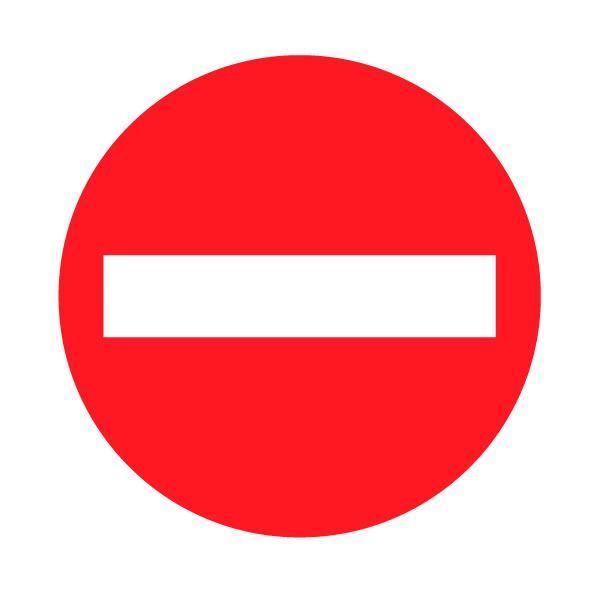
#> input picture python _geometric_shape_dedection/girilmez.jpg, 600 x 600 px
$ python geo-shape-ded.py
#> lines starting #> are read from the running program, lines starting #| are printed output that depends on the picture; after the words box and inside, x2 and y2 are one past the last pixel; in counts of white or black regions, pixels touching at a corner belong together
import cv2
import numpy as np
img = cv2.imread("girilmez.jpg")
#> img is the input picture: shape (600, 600, 3); mean B, G, R 162.4, 158.2, 254.1
img = cv2.cvtColor(img,cv2.COLOR_BGR2GRAY)
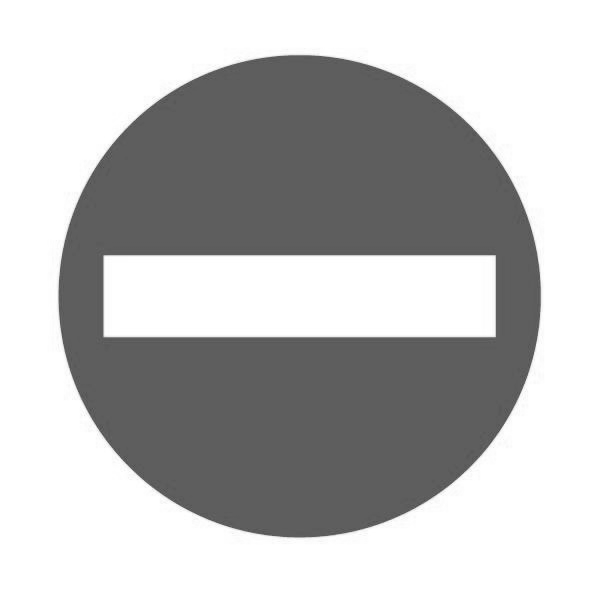
#> img: shape (600, 600); min 72, max 255, mean 187.3
ret,thrash = cv2.threshold(img,180,255,cv2.THRESH_BINARY)
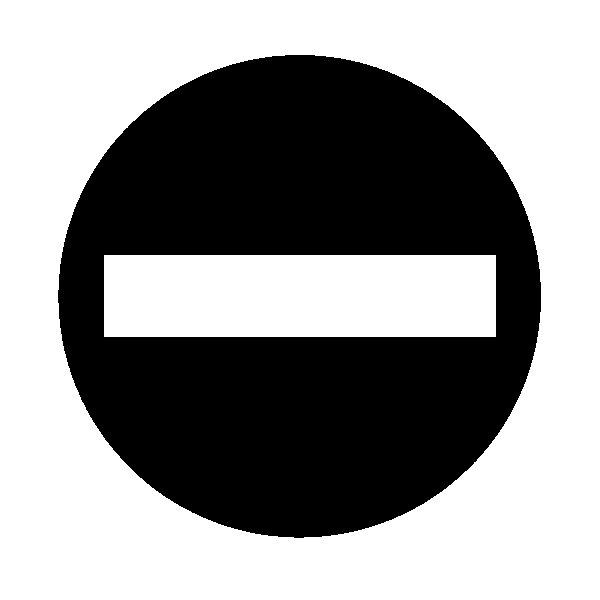
#> thrash: shape (600, 600); 58.1% white; 1 black region
contours, _ = cv2.findContours(thrash,cv2.RETR_TREE,cv2.CHAIN_APPROX_NONE)
#> contours = 3 contours; box (x1, y1, x2, y2) and area: (0, 0, 600, 600) 358801, (57, 54, 542, 539) 183618, (104, 255, 496, 337) 31671
for contour in contours:
    approax = cv2.approxPolyDP(contour,0.01*cv2.arcLength(contour,True),True)
    cv2.drawContours(img,[approax], 0 ,[0,0,0], 1)
    x = approax.ravel() [0]
    y = approax.ravel() [1]
    if len(approax) == 3:
        cv2.putText(img, "ucgen", (x, y + 60), cv2.FONT_HERSHEY_COMPLEX, (0.5), (0, 0, 0))
    if len(approax) == 4:
        cv2.putText(img, "dortgen", (x, y + 60), cv2.FONT_HERSHEY_COMPLEX, (0.5), (0, 0, 0))
    if len(approax) == 5:
        cv2.putText(img,"besgen",(x,y+60),cv2.FONT_HERSHEY_COMPLEX,(0.5),(0,0,0))
    if len(approax) == 6:
        cv2.putText(img, "altıgen", (x, y + 60), cv2.FONT_HERSHEY_COMPLEX, (0.5), (0, 0, 0))
    if len(approax) > 8:
        cv2.putText(img,"daire",(x,y+60),cv2.FONT_HERSHEY_COMPLEX,(0.5),(0,0,0))
#> this loop made 3 passes
#> (approax, x, y) on passes 1, 3: ([[0, 0], [0, 599], [599, 599], [599, 0]], 0, 0), ([[104, 255], [104, 336], [495, 336], [495, 255]], 104, 255)
#> (x, y) on pass 2: (272, 55)
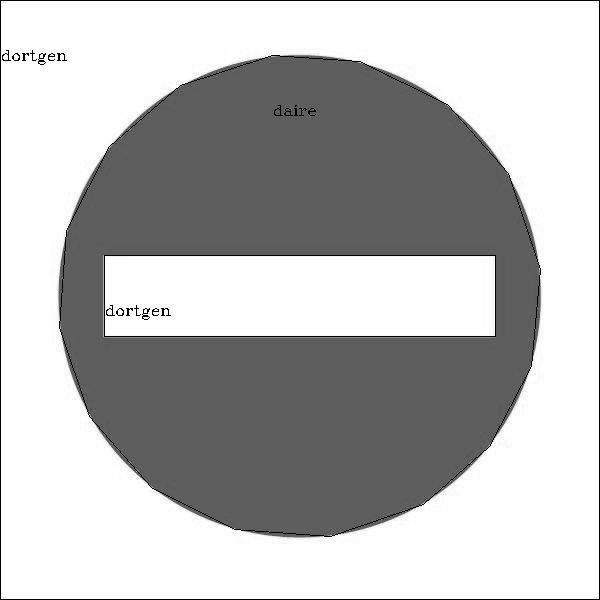
#> img: shape (600, 600); 1.46% of pixels changed, all inside (x1, y1, x2, y2) = (0, 0, 600, 600)

cv2.imshow("geometric",img)


cv2.waitKey(0)
cv2.destroyAllWindows()
